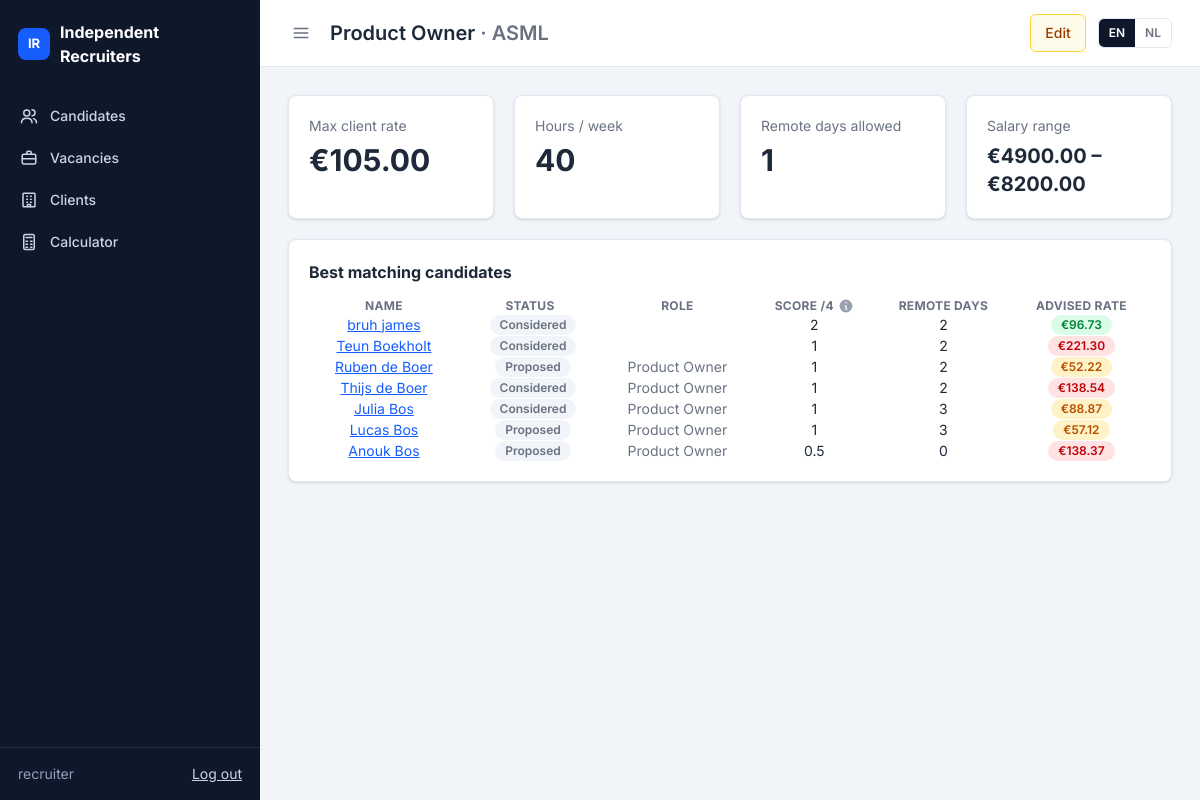
/clients/vacancies/14/ (signed in), run on an earlier commit of the app's database.
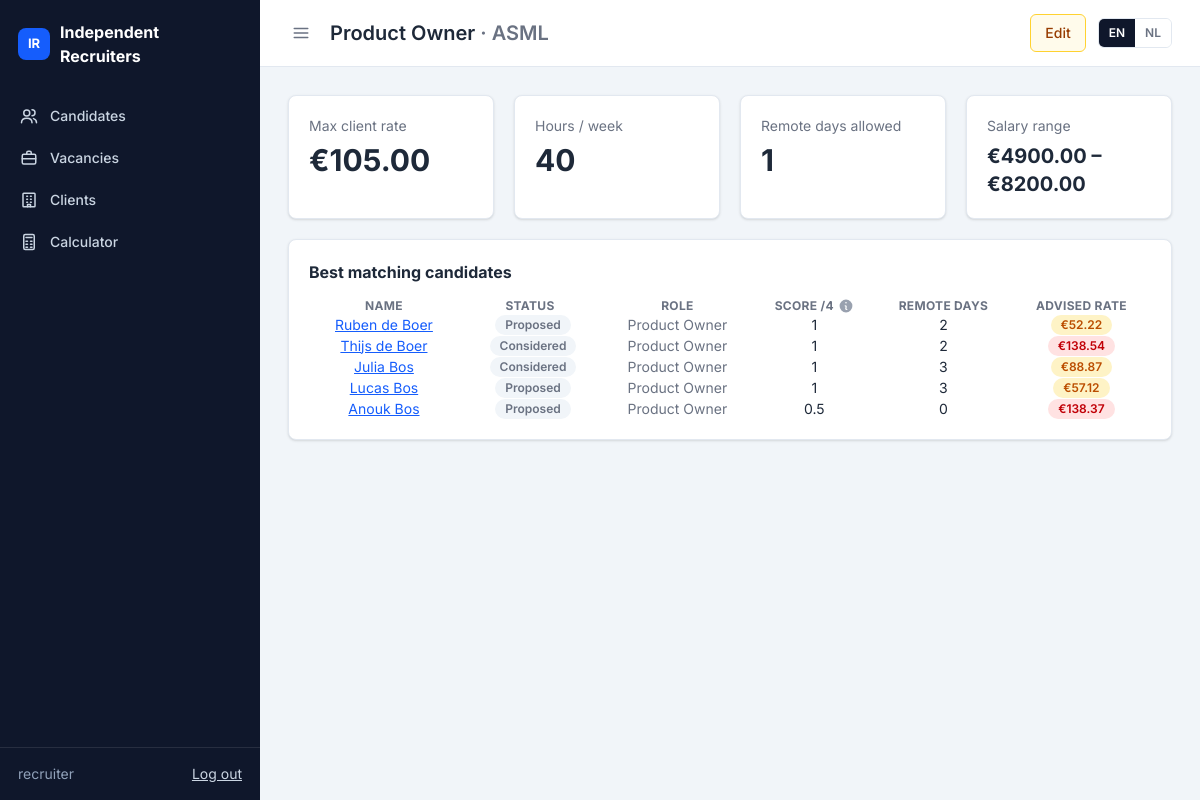
And on a later commit of the database.
### clients/models.py (models this page shows, shortened)
class Vacancy(models.Model):
    client = models.ForeignKey(Client, on_delete=models.CASCADE, related_name="vacancies", verbose_name=_("client"))
    title = models.CharField(_("title"), max_length=200)
    address = models.CharField(_("address / postcode"), max_length=200, blank=True,
                               help_text=_("Work location, used to calculate travel distance"))
    city = models.CharField(_("city"), max_length=100, blank=True)
    max_rate_per_hour = models.DecimalField(_("max client rate / hour (€)"), max_digits=7, decimal_places=2)
    hours_per_week = models.PositiveSmallIntegerField(_("hours per week"), default=40)
    remote_days_allowed = models.PositiveSmallIntegerField(_("remote days allowed"), default=0)
    min_salary = models.DecimalField(_("min salary / month (€)"), max_digits=8, decimal_places=2, null=True, blank=True)
    max_salary = models.DecimalField(_("max salary / month (€)"), max_digits=8, decimal_places=2, null=True, blank=True)
    skills = models.TextField(_("skills / keywords"), blank=True, help_text=_("Comma separated"))
    client_pays_travel = models.BooleanField(
        _("client pays travel costs"), default=False,
        help_text=_("Travel costs are then left out of the tariff"),
    )
    is_open = models.BooleanField(_("open"), default=True)
    class Meta:
        ordering = ["client__name", "title"]
        verbose_name = _("vacancy")
        verbose_name_plural = _("vacancies")
    @property
    def location(self):
        """Work location for the travel distance (address + city, falling back to the client's city)."""
        return ", ".join(part for part in (self.address, self.city or self.client.city) if part)

class Client(models.Model):
    name = models.CharField(_("name"), max_length=200)
    industry = models.CharField(_("industry"), max_length=100, blank=True)
    city = models.CharField(_("city"), max_length=100, blank=True)
    contact_name = models.CharField(_("contact name"), max_length=150, blank=True)
    contact_email = models.EmailField(_("contact email"), blank=True)
    class Meta:
        ordering = ["name"]

### candidates/models.py (models this page shows, shortened)
class Candidate(models.Model):
    class Status(models.TextChoices):
        INTAKE = "intake", _("Intake")
        AVAILABLE = "available", _("Available")
        PROPOSED = "proposed", _("Proposed")
        PLACED = "placed", _("Placed")
        INACTIVE = "inactive", _("Inactive")
    class Transport(models.TextChoices):
        CAR = "car", _("Car")
        OV = "ov", _("Public transport")
        MANUAL = "manual", _("Manual")
    first_name = models.CharField(_("first name"), max_length=100)
    last_name = models.CharField(_("last name"), max_length=100)
    email = models.EmailField(_("email"), blank=True)
    phone = models.CharField(_("phone"), max_length=30, blank=True)
    city = models.CharField(_("home location"), max_length=150, blank=True,
                            help_text=_("City, postcode or address, used to calculate travel distance"))
    desired_role = models.CharField(_("desired role"), max_length=150, blank=True)
    status = models.CharField(_("status"), max_length=20, choices=Status.choices, default=Status.INTAKE)
    expected_salary_month = models.DecimalField(_("desired gross salary / month (€)"), max_digits=8, decimal_places=2)
    hours_per_week = models.PositiveSmallIntegerField(
        _("desired hours per week"), default=40, validators=[MinValueValidator(1), MaxValueValidator(60)]
    )
    transport_type = models.CharField(_("travel means"), max_length=10, choices=Transport.choices, default=Transport.CAR)
    remote_days_per_week = models.PositiveSmallIntegerField(
        _("remote days / week"), default=0, validators=[MaxValueValidator(5)],
        help_text=_("Used for matching only"),
    )
    travel_per_hour_override = models.DecimalField(
        _("travel costs / hour (€)"), max_digits=6, decimal_places=2, null=True, blank=True,
        validators=[MinValueValidator(0)],
    )
    cost_factor = models.DecimalField(_("cost price factor"), max_digits=4, decimal_places=2, default=Decimal("2.00"))
    margin_per_hour = models.DecimalField(
        _("margin / hour (€)"), max_digits=6, decimal_places=2, default=Decimal("10.00"),
        validators=[MinValueValidator(C.MIN_MARGIN), MaxValueValidator(C.MAX_MARGIN)],
    )
    vacancies = models.ManyToManyField(
        "clients.Vacancy", through="CandidateVacancy", related_name="candidates", verbose_name=_("vacancies"),
    )
    notes = models.TextField(_("notes"), blank=True)
    created_at = models.DateTimeField(auto_now_add=True)
    updated_at = models.DateTimeField(auto_now=True)
    PRICING_FIELD_MAP = {
        "salary_month": "expected_salary_month",
        "hours_per_week": "hours_per_week",
        "cost_factor": "cost_factor",
        "margin": "margin_per_hour",
        "transport_type": "transport_type",
        "remote_days_per_week": "remote_days_per_week",
        "travel_per_hour_override": "travel_per_hour_override",
    }
    LINK_PRICING_FIELD_MAP = {
        "travel_distance_km": "travel_distance_km",
        "client_pays_travel": "client_pays_travel",
    }
    class Meta:
        ordering = ["-created_at"]
        verbose_name = _("candidate")
        verbose_name_plural = _("candidates")
    @property
    def full_name(self):
        return f"{self.first_name} {self.last_name}".strip()
    def pricing_input(self, link=None, vacancy=None, **overrides) -> PricingInput:
        vacancy = link.vacancy if link else vacancy
        data = {engine: getattr(self, model) for engine, model in self.PRICING_FIELD_MAP.items()}
        if link:
            data.update({engine: getattr(link, model) for engine, model in self.LINK_PRICING_FIELD_MAP.items()})
        else:
            data["client_pays_travel"] = bool(vacancy and vacancy.client_pays_travel)
        data.update(
            max_rate=vacancy.max_rate_per_hour if vacancy else None,
            proposed_rate=link.proposed_rate if link else None,
        )
        data.update(overrides)
        return PricingInput(**data)
    def link_for(self, vacancy):
        return next((link for link in self.links.all() if link.vacancy_id == vacancy.pk), None)
    def pricing_for(self, vacancy):
        link = self.link_for(vacancy)
        return link.pricing if link else calculate(self.pricing_input(vacancy=vacancy))
    def distance_to(self, vacancy):
        link = self.link_for(vacancy)
        if link and link.travel_distance_km is not None:
            return link.travel_distance_km
        if self.city and vacancy.location:
            result = route_distance_km(self.city, vacancy.location)
            return result["km"] if result else None
        return None

class CandidateVacancy(models.Model):
    class Status(models.TextChoices):
        CONSIDERED = "considered", _("Considered")
        PROPOSED = "proposed", _("Proposed")
        PLACED = "placed", _("Placed")
        REJECTED = "rejected", _("Rejected")
    candidate = models.ForeignKey(Candidate, on_delete=models.CASCADE, related_name="links")
    vacancy = models.ForeignKey(
        "clients.Vacancy", on_delete=models.CASCADE, related_name="candidate_links", verbose_name=_("vacancy"),
    )
    status = models.CharField(_("status"), max_length=20, choices=Status.choices, default=Status.CONSIDERED)
    travel_distance_km = models.DecimalField(
        _("travel distance one way (km)"), max_digits=6, decimal_places=1, null=True, blank=True,
        help_text=_("Calculated automatically from the home location and the vacancy location"),
    )
    client_pays_travel = models.BooleanField(
        _("client pays travel costs"), default=False,
        help_text=_("Travel costs are then left out of the tariff (defaults to the vacancy's setting)"),
    )
    proposed_rate = models.DecimalField(
        _("proposed tariff / hour (€)"), max_digits=7, decimal_places=2, null=True, blank=True,
        help_text=_("Leave empty to use the advised tariff."),
    )
    created_at = models.DateTimeField(auto_now_add=True)
    class Meta:
        ordering = ["created_at", "pk"]
        constraints = [models.UniqueConstraint(fields=["candidate", "vacancy"], name="unique_candidate_vacancy")]
        verbose_name = _("candidate vacancy")
        verbose_name_plural = _("candidate vacancies")
    @property
    def pricing(self):
        if not hasattr(self, "_pricing_cache"):
            self._pricing_cache = calculate(self.candidate.pricing_input(link=self))
        return self._pricing_cache

### clients/views.py (the view)
# urls.py: path("vacancies/<int:pk>/", views.vacancy_detail, name="detail"),
def vacancy_detail(request, pk):
    vacancy = get_object_or_404(Vacancy.objects.select_related("client"), pk=pk)
    candidates = Candidate.objects.filter(links__vacancy=vacancy).prefetch_related("links__vacancy__client")
    ranked = [
        {"candidate": c, "score": s, "pricing": c.pricing_for(vacancy), "link": c.link_for(vacancy)}
        for c, s in matching.rank_candidates(vacancy, candidates)
    ]
    return render(request, "clients/vacancy_detail.html", {
        "vacancy": vacancy, "ranked": ranked, "max_score": matching.MAX_SCORE,
    })

### clients/templates/clients/vacancy_detail.html (shortened to what this page needs)
{% extends "core/base.html" %}
{% load i18n ui %}
{% block heading %}{{ vacancy.title }} <span class="text-gray-500">· {{ vacancy.client.name }}</span>{% endblock %}
{% block page_actions %}
    <a class="{{ ui.btn_edit }}" href="{% url 'clients:update' vacancy.pk %}">{% trans "Edit" %}</a>
{% endblock %}
{% block content %}
{% with has_band=vacancy.min_salary|default_if_none:vacancy.max_salary %}
<div class="grid grid-cols-1 gap-5 sm:grid-cols-2 {% if has_band is not None %}lg:grid-cols-4{% else %}lg:grid-cols-3{% endif %}">
    <div class="{{ ui.card }}"><div class="text-gray-500">{% trans "Max client rate" %}</div><div class="mt-1.5 text-3xl font-bold">€{{ vacancy.max_rate_per_hour }}</div></div>
    <div class="{{ ui.card }}"><div class="text-gray-500">{% trans "Hours / week" %}</div><div class="mt-1.5 text-3xl font-bold">{{ vacancy.hours_per_week }}</div></div>
    <div class="{{ ui.card }}"><div class="text-gray-500">{% trans "Remote days allowed" %}</div><div class="mt-1.5 text-3xl font-bold">{{ vacancy.remote_days_allowed }}</div></div>
    {% if has_band is not None %}
        <div class="{{ ui.card }}"><div class="text-gray-500">{% trans "Salary range" %}</div><div class="mt-1.5 text-xl font-bold">€{{ vacancy.min_salary|default:"–" }} – €{{ vacancy.max_salary|default:"–" }}</div></div>
    {% endif %}
</div>
{% endwith %}
<div class="mt-5 {{ ui.dt_card }}">
    <h2 class="{{ ui.h2 }}">{% trans "Best matching candidates" %}</h2>
    <table id="matches" class="display w-full">
        <thead>
            <tr>
                <th>{% trans "Name" %}</th>
                <th class="max-md:hidden">{% trans "Status" %}</th>
                <th class="max-md:hidden">{% trans "Role" %}</th>
                <th>
                    <span class="inline-flex items-center gap-1">
                        {% trans "Score" %} /{{ max_score }}
                        <span class="group relative inline-flex">
                        </span>
                    </span>
                </th>
                <th class="max-md:hidden">{% trans "Remote days" %}</th>
                <th>{% trans "Advised rate" %}</th>
            </tr>
        </thead>
        <tbody>
            {% for row in ranked %}
                <tr>
                    <td>
                        <a href="{% url 'candidates:detail' row.candidate.pk %}">{{ row.candidate.full_name }}</a>
                    </td>
                    <td class="max-md:hidden">
                        {% if row.link %}<span class="ml-1.5 {{ ui.badge.unknown }}" title="{% trans 'Considered for this vacancy' %}">{{ row.link.get_status_display }}</span>{% endif %}
                    </td>
                    <td class="text-gray-500 max-md:hidden">{{ row.candidate.desired_role }}</td>
                    <td data-order="{{ row.score.total|stringformat:'s' }}">{{ row.score.total|floatformat:"-1" }}</td>
                    <td class="max-md:hidden">{{ row.candidate.remote_days_per_week }}</td>
                    <td data-order="{{ row.pricing.final_rate|stringformat:'s' }}"><span class="{{ row.pricing.budget_status|badge }}">€{{ row.pricing.final_rate|floatformat:2 }}</span></td>
                </tr>
            {% endfor %}
        </tbody>
    </table>
</div>
{% endblock %}

### core/templates/core/base.html (shortened to what this page needs)
{% load static i18n %}<!DOCTYPE html>
{% get_current_language as LANGUAGE_CODE %}
<html lang="{{ LANGUAGE_CODE }}">
<head>
    <link rel="stylesheet" href="https://cdn.datatables.net/2.3.4/css/dataTables.dataTables.css">
    <link rel="stylesheet" href="https://cdn.datatables.net/buttons/3.2.5/css/buttons.dataTables.css">
<link rel="stylesheet" href="{% static 'core/css/app.css' %}">
    <script src="https://cdn.jsdelivr.net/npm/@tailwindcss/browser@4.3.3"></script>
</head>
<body class="bg-slate-100 font-[Inter,system-ui,sans-serif] text-sm text-gray-800 [&_a:not([class])]:text-blue-600 [&_a:not([class])]:underline">
<div class="flex min-h-screen">
    <aside id="sidebar" class="group/sidebar sticky top-0 flex h-screen w-65 shrink-0 flex-col bg-slate-900 text-slate-300 transition-[width,translate] duration-200 lg:data-collapsed:w-16 max-lg:fixed max-lg:z-20 max-lg:-translate-x-full max-lg:data-open:translate-x-0">
        <a class="flex items-center gap-2.5 px-4.5 py-5 text-base font-bold text-white lg:group-data-collapsed/sidebar:justify-center lg:group-data-collapsed/sidebar:px-0" href="{% url 'candidates:list' %}">
            <span class="grid size-8 shrink-0 place-items-center rounded-lg bg-blue-600 text-[13px]">IR</span>
            <span class="lg:group-data-collapsed/sidebar:hidden">Independent<br>Recruiters</span>
        </a>
        <nav class="flex flex-1 flex-col gap-0.5 p-2">
            {% for item in nav_items %}
                <a href="{% url item.url_name %}" class="flex items-center gap-3 rounded-md px-3 py-2.5 font-medium [&>svg]:shrink-0 lg:group-data-collapsed/sidebar:justify-center lg:group-data-collapsed/sidebar:px-0 {% if item.active %}bg-blue-600 text-white{% else %}text-slate-300 hover:bg-slate-800 hover:text-white{% endif %}">
                    {% include "core/_icon.html" with name=item.icon %}
                    <span class="lg:group-data-collapsed/sidebar:hidden">{{ item.label }}</span>
                </a>
            {% endfor %}
        </nav>
        <div class="flex items-center justify-between border-t border-white/10 px-4.5 py-4 lg:group-data-collapsed/sidebar:hidden">
            <span class="text-slate-400">{{ request.user.get_username }}</span>
            <form method="post" action="{% url 'logout' %}">
                <button type="submit" class="cursor-pointer text-slate-300 underline hover:text-white">{% trans "Log out" %}</button>
            </form>
        </div>
    </aside>
    <div class="flex min-w-0 flex-1 flex-col">
        <header class="sticky top-0 z-10 flex items-center gap-4 border-b border-slate-200 bg-white px-4 py-3.5 max-sm:flex-wrap max-sm:gap-y-2.5 lg:px-7">
            <button class="{{ ui.icon_button }}" id="sidebar-toggle" aria-label="{% trans 'Toggle menu' %}">
                {% include "core/_icon.html" with name="menu" %}
            </button>
            <h1 class="min-w-0 flex-1 text-xl font-semibold max-sm:text-lg">{% block heading %}{% endblock %}</h1>
            <div class="flex items-center gap-3 max-sm:contents">
                <div class="flex items-center gap-3 empty:hidden max-sm:order-last max-sm:w-full max-sm:flex-wrap max-sm:justify-end">{% block page_actions %}{% endblock %}</div>
                <form action="{% url 'set_language' %}" method="post" class="flex overflow-hidden rounded-md border border-slate-200">
                    {% get_available_languages as LANGUAGES %}
                    {% for code, name in LANGUAGES %}
                        <button type="submit" name="language" value="{{ code }}"
                                class="cursor-pointer px-2.5 py-1.5 text-xs font-semibold {% if code == LANGUAGE_CODE %}bg-slate-900 text-white{% else %}bg-white text-gray-500 hover:bg-slate-100{% endif %}">{{ code|upper }}</button>
                    {% endfor %}
                </form>
            </div>
        </header>
        <main class="w-full max-w-360 p-4 lg:p-7">
            {% block content %}{% endblock %}
        </main>
    </div>
</div>
    {% trans "Actions" as t_actions %}{% trans "Could not load the form." as t_load %}{% trans "Something went wrong. Please try again." as t_error %}
</body>
</html>

What changed in the data, as far as the page shows it:
removed Candidate: candidate.full_name "bruh james", link.status "Considered", score.total "2", candidate.remote_days_per_week "2", pricing.final_rate "96.73"
removed Candidate: candidate.full_name "Teun Boekholt", link.status "Considered", score.total "1", candidate.remote_days_per_week "2", pricing.final_rate "221.30"
